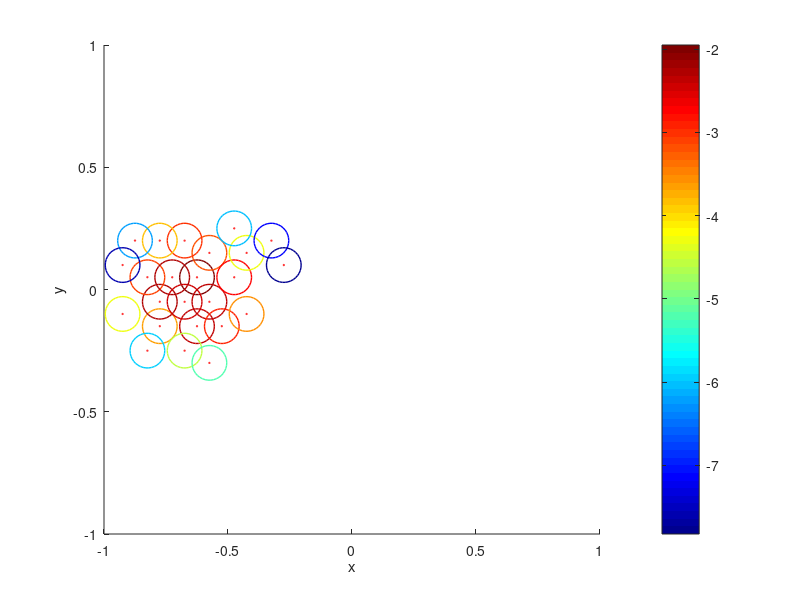

This figure's MATLAB source:
load('total_weight_on_each_ball_2.txt')
total_weight = total_weight_on_each_ball_2;
m = size(total_weight,1);
a = zeros(m,1);
figure; hold on
for i=1:m
    a(i) = total_weight(i,3);
    plot(total_weight(i,1),total_weight(i,2),'ro', 'MarkerSize', 1.0);
end
s = 0.2; % Marker width in units of X
% Create a scatter plot and return a handle to the 'hggroup' object
h = scatter(total_weight(:,1),total_weight(:,2),1,log(a),'Linewidth',1.0),
colormap(jet),colorbar;
axis([-1 1 -1 1]);
%axis([-1.5 1.5 -0.5 1.25]);
xlabel('x')
ylabel('y')
% Obtain the axes size (in axpos) in Points
currentunits = get(gca,'Units');
set(gca, 'Units', 'Points');
axpos = get(gca,'Position');
set(gca, 'Units', currentunits);
markerWidth = s/diff(xlim)*axpos(3); % Calculate Marker width in points
set(h, 'SizeData', markerWidth^2);
